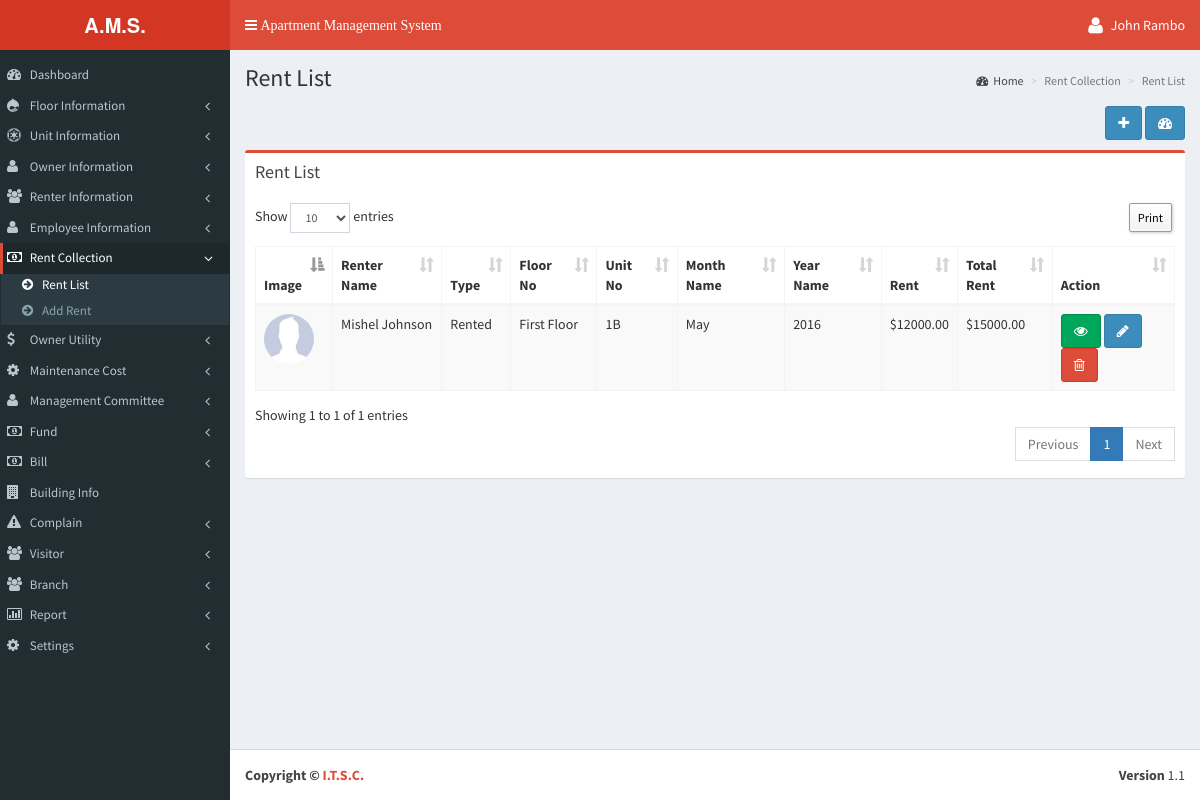
Screenshot of /fair/fairlist.php (signed in) with the database file from the repository.
### tables this page shows
CREATE TABLE `tbl_add_fair` (
  `f_id` int(11) NOT NULL,
  `type` varchar(200) NOT NULL,
  `floor_no` varchar(200) NOT NULL,
  `unit_no` varchar(200) NOT NULL,
  `rid` int(11) NOT NULL DEFAULT '0',
  `month_id` int(11) NOT NULL,
  `xyear` varchar(200) NOT NULL,
  `rent` decimal(15,2) NOT NULL DEFAULT '0.00',
  `water_bill` decimal(15,2) NOT NULL DEFAULT '0.00',
  `electric_bill` decimal(15,2) NOT NULL DEFAULT '0.00',
  `gas_bill` decimal(15,2) NOT NULL DEFAULT '0.00',
  `security_bill` decimal(15,2) NOT NULL DEFAULT '0.00',
  `utility_bill` decimal(15,2) NOT NULL DEFAULT '0.00',
  `other_bill` decimal(15,2) NOT NULL DEFAULT '0.00',
  `total_rent` decimal(15,2) NOT NULL DEFAULT '0.00',
  `issue_date` varchar(200) NOT NULL,
  `branch_id` int(11) NOT NULL,
  `added_date` timestamp NOT NULL DEFAULT CURRENT_TIMESTAMP
);

CREATE TABLE `tbl_add_rent` (
  `rid` int(11) NOT NULL,
  `r_name` varchar(200) NOT NULL,
  `r_email` varchar(200) NOT NULL,
  `r_contact` varchar(200) NOT NULL,
  `r_address` varchar(200) NOT NULL,
  `r_nid` varchar(200) NOT NULL,
  `r_floor_no` varchar(200) NOT NULL,
  `r_unit_no` varchar(200) NOT NULL,
  `r_advance` decimal(15,2) NOT NULL DEFAULT '0.00',
  `r_rent_pm` decimal(15,2) NOT NULL DEFAULT '0.00',
  `r_date` varchar(200) NOT NULL,
  `r_gone_date` varchar(200) NOT NULL,
  `r_password` varchar(200) NOT NULL,
  `image` varchar(200) NOT NULL,
  `r_status` int(1) NOT NULL DEFAULT '1',
  `r_month` int(11) NOT NULL,
  `r_year` int(11) NOT NULL,
  `branch_id` int(11) NOT NULL,
  `added_date` timestamp NOT NULL DEFAULT CURRENT_TIMESTAMP
);

CREATE TABLE `tbl_add_floor` (
  `fid` int(11) NOT NULL,
  `floor_no` varchar(200) NOT NULL,
  `branch_id` int(11) NOT NULL,
  `added_date` timestamp NOT NULL DEFAULT CURRENT_TIMESTAMP
);

CREATE TABLE `tbl_add_unit` (
  `uid` int(11) NOT NULL,
  `floor_no` varchar(200) NOT NULL,
  `unit_no` varchar(200) NOT NULL,
  `branch_id` int(11) NOT NULL,
  `status` int(1) NOT NULL DEFAULT '0',
  `added_date` timestamp NOT NULL DEFAULT CURRENT_TIMESTAMP
);

CREATE TABLE `tbl_add_month_setup` (
  `m_id` int(11) NOT NULL,
  `month_name` varchar(200) NOT NULL,
  `added_date` timestamp NOT NULL DEFAULT CURRENT_TIMESTAMP
);

CREATE TABLE `tbl_settings` (
  `lang_code` varchar(100) NOT NULL,
  `currency` varchar(20) NOT NULL,
  `currency_seperator` varchar(5) NOT NULL,
  `currency_position` varchar(10) NOT NULL,
  `date_format` varchar(20) NOT NULL
);

### language/English/lang_left_menu.php (called while the page is built, shortened)
<?php
$_data['menu_dashboard'] 					= "Dashboard";
$_data['menu_floor'] 						= "Floor Information";
$_data['menu_floor_list'] 					= "Floor List";
$_data['menu_floor_add'] 					= "Add Floor";
$_data['menu_unit_information'] 			= "Unit Information";
$_data['menu_unit_list'] 					= "Unit List";
$_data['menu_add_unit'] 					= "Add Unit";
$_data['menu_owner_information'] 			= "Owner Information";
$_data['menu_owner_list'] 					= "Owner List";
$_data['menu_add_owner'] 					= "Add Owner";
$_data['menu_renter_information'] 			= "Renter Information";
$_data['menu_renter_list'] 					= "Renter List";
$_data['menu_add_renter'] 					= "Add Renter";
$_data['menu_employee_information'] 		= "Employee Information";
$_data['menu_employee_list'] 				= "Employee List";
$_data['menu_add_employee'] 				= "Add Employee";
$_data['menu_rent_collection'] 				= "Rent Collection";
$_data['menu_rent_list'] 					= "Rent List";
$_data['menu_add_rent'] 					= "Add Rent";
$_data['menu_owner_utility'] 				= "Owner Utility";
$_data['menu_owner_utility_list'] 			= "Owner Utility List";
$_data['menu_add_owner_utility'] 			= "Add Owner Utility";
$_data['menu_maintenance_cost'] 			= "Maintenance Cost";
$_data['menu_maintenance_cost_list'] 		= "Maintenance Cost List";
$_data['menu_add_maintenance_cost'] 		= "Add Maintenance Cost";
$_data['menu_management_committee'] 		= "Management Committee";
$_data['menu_member_list'] 					= "Member List";
$_data['menu_add_member'] 					= "Add Member";
$_data['menu_fund'] 						= "Fund";
$_data['menu_fund_list'] 					= "Fund List";
$_data['menu_add_fund'] 					= "Add Fund";
$_data['menu_bill'] 						= "Bill";
$_data['menu_bill_list'] 					= "Bill List";
$_data['menu_add_bill'] 					= "Add Bill";
$_data['menu_building_info'] 				= "Building Info";
$_data['menu_complain'] 					= "Complain";
$_data['menu_complain_list'] 				= "Complain List";
$_data['menu_add_complain'] 				= "Add Complain";
$_data['menu_visitor'] 						= "Visitor";
$_data['menu_visitor_list'] 				= "Visitor List";
$_data['menu_add_visitor'] 					= "Add Visitor";
$_data['menu_report'] 						= "Report";
$_data['menu_fair_report'] 					= "Fare Report";
$_data['menu_rented_report'] 				= "Rented Report";
$_data['menu_visitors_report'] 				= "Visitors Report";
$_data['menu_complain_report'] 				= "Complain Report";
$_data['menu_unit_status_report'] 			= "Unit Status Report";
$_data['menu_fund_status'] 					= "Fund Status";
$_data['menu_bill_report'] 					= "Bill Report";
$_data['menu_settings'] 					= "Settings";
$_data['menu_bill_setup'] 					= "Bill Setup";
$_data['menu_utility_bill'] 				= "Utility Bill";
$_data['menu_employee_setup'] 				= "Employee Salary";
$_data['menu_management_member_type'] 		= "Management Member Type";
$_data['menu_month_setup'] 					= "Month Setup";
$_data['menu_year_setup'] 					= "Year Setup";
$_data['menu_language_setup'] 				= "System Setup";
$_data['menu_branch'] 						= "Branch";
$_data['menu_add_branch'] 					= "Add Branch";
$_data['menu_branch_list'] 					= "Branch List";
?>

### fair/fairlist.php (the view, shortened to what this page needs)
<?php
include('../header.php');
?>
<section class="content-header">
  <h1><?php echo $_data['rent_list'];?></h1>
  <ol class="breadcrumb">
    <li><a href="<?php echo WEB_URL?>dashboard.php"><i class="fa fa-dashboard"></i><?php echo $_data['home_breadcam'];?></a></li>
    <li class="active"><?php echo $_data['add_new_rent_information_breadcam'];?></li>
	<li class="active"><?php echo $_data['rent_list'];?></li>
  </ol>
</section>
<section class="content">
<div class="row">
  <div class="col-xs-12">
    <div align="right" style="margin-bottom:1%;"> <a class="btn btn-primary" data-toggle="tooltip" href="<?php echo WEB_URL; ?>fair/addfair.php" data-original-title="<?php echo $_data['add_new_rent_breadcam'];?>"><i class="fa fa-plus"></i></a> <a class="btn btn-primary" data-toggle="tooltip" href="<?php echo WEB_URL; ?>dashboard.php" data-original-title="<?php echo $_data['home_breadcam'];?>"><i class="fa fa-dashboard"></i></a> </div>
    <div class="box box-danger">
      <div class="box-header">
        <h3 class="box-title"><?php echo $_data['rent_list'];?></h3>
      </div>
      <div class="box-body">
        <table class="table sakotable table-bordered table-striped dt-responsive">
          <thead>
            <tr>
              <th><?php echo $_data['image'];?></th>
              <th><?php echo $_data['add_new_form_field_text_6'];?></th>
              <th><?php echo $_data['add_new_form_field_text_16'];?></th>
              <th><?php echo $_data['add_new_form_field_text_1'];?></th>
              <th><?php echo $_data['add_new_form_field_text_3'];?></th>
              <th><?php echo $_data['add_new_form_field_text_17'];?></th>
              <th><?php echo $_data['add_new_form_field_text_18'];?></th>
              <th><?php echo $_data['add_new_form_field_text_7'];?></th>
              <th><?php echo $_data['add_new_form_field_text_14'];?></th>
              <th><?php echo $_data['action_text'];?></th>
            </tr>
          </thead>
          <tbody>
        <?php
		$result = mysql_query("Select *,ar.image as r_image,ar.r_name,fl.floor_no as fl_floor,u.unit_no as u_unit,m.month_name from tbl_add_fair f inner join tbl_add_floor fl on fl.fid = f.floor_no inner join tbl_add_unit u on u.uid = f.unit_no inner join tbl_add_month_setup m on m.m_id = f.month_id inner join tbl_add_rent ar on ar.rid = f.rid where f.type = 'Rented' and f.branch_id = " . (int)$_SESSION['objLogin']['branch_id'] . " order by f.f_id desc",$link);
				while($row = mysql_fetch_array($result)){
					$r_image = WEB_URL . 'img/no_image.jpg';
				?>
            <tr>
            <td><img class="photo_img_round" style="width:50px;height:50px;" src="<?php echo $r_image;  ?>" /></td>
            <td><?php echo $row['r_name']; ?></td>
            <td><?php echo $row['type']; ?></td>
            <td><?php echo $row['fl_floor']; ?></td>
            <td><?php echo $row['u_unit']; ?></td>
            <td><?php echo $row['month_name']; ?></td>
            <td><?php echo $row['xyear']; ?></td>
            <?php if($currency_position == 'left') { ?>
          	<td><?php echo $global_currency.$row['rent']; ?></td>
          	<?php } else { ?>
          	<td><?php echo $row['rent'].$global_currency; ?></h3>
          	<?php } ?>
            <?php if($currency_position == 'left') { ?>
          	<td><?php echo $global_currency.$row['total_rent']; ?></td>
          	<?php } else { ?>
          	<td><?php echo $row['total_rent'].$global_currency; ?></h3>
          	<?php } ?>
            <td>
            <a class="btn btn-success" data-toggle="tooltip" href="javascript:;" onClick="$('#nurse_view_<?php echo $row['f_id']; ?>').modal('show');" data-original-title="<?php echo $_data['view_text'];?>"><i class="fa fa-eye"></i></a> <a class="btn btn-primary" data-toggle="tooltip" href="<?php echo WEB_URL;?>fair/addfair.php?id=<?php echo $row['f_id']; ?>" data-original-title="<?php echo $_data['edit_text'];?>"><i class="fa fa-pencil"></i></a> <a class="btn btn-danger" data-toggle="tooltip" onClick="deleteFair(<?php echo $row['f_id']; ?>);" href="javascript:;" data-original-title="<?php echo $_data['delete_text'];?>"><i class="fa fa-trash-o"></i></a>
            </td>
            </tr>
            <?php } mysql_close($link); ?>
          </tbody>
        </table>
      </div>
    </div>
  </div>
</div>
<?php include('../footer.php'); ?>

### rows the page displays
tbl_add_fair: rid.r_name "Mishel Johnson", type "Rented", tbl_add_floor.floor_no "First Floor", tbl_add_unit.unit_no "1B", tbl_add_month_setup.month_name "May", xyear "2016", rent "12000.00", total_rent "15000.00"
tbl_settings: currency "$"

### other values shown
$_SESSION['objLogin']['name'] "John Rambo"
$_data['menu_dashboard'] "Dashboard"
$_data['menu_floor'] "Floor Information"
$_data['menu_unit_information'] "Unit Information"
$_data['menu_owner_information'] "Owner Information"
$_data['menu_renter_information'] "Renter Information"
$_data['menu_employee_information'] "Employee Information"
$_data['menu_rent_collection'] "Rent Collection"
$_data['menu_rent_list'] "Rent List"
$_data['menu_add_rent'] "Add Rent"
$_data['menu_owner_utility'] "Owner Utility"
$_data['menu_maintenance_cost'] "Maintenance Cost"
$_data['menu_management_committee'] "Management Committee"
$_data['menu_fund'] "Fund"
$_data['menu_bill'] "Bill"
